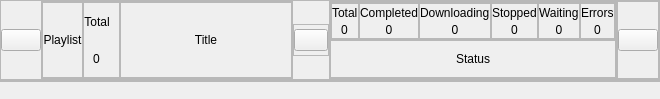
<?xml version="1.0" encoding="UTF-8"?>
<ui version="4.0">
 <class>MainWindow</class>
 <widget class="QMainWindow" name="MainWindow">
  <property name="geometry">
   <rect>
    <x>0</x>
    <y>0</y>
    <width>660</width>
    <height>99</height>
   </rect>
  </property>
  <property name="windowTitle">
   <string>MainWindow</string>
  </property>
  <widget class="QWidget" name="centralwidget">
   <property name="sizePolicy">
    <sizepolicy hsizetype="Preferred" vsizetype="Expanding">
     <horstretch>0</horstretch>
     <verstretch>0</verstretch>
    </sizepolicy>
   </property>
   <property name="styleSheet">
    <string notr="true"/>
   </property>
   <layout class="QVBoxLayout" name="verticalLayout">
    <property name="spacing">
     <number>0</number>
    </property>
    <property name="leftMargin">
     <number>0</number>
    </property>
    <property name="topMargin">
     <number>0</number>
    </property>
    <property name="rightMargin">
     <number>0</number>
    </property>
    <property name="bottomMargin">
     <number>0</number>
    </property>
    <item>
     <widget class="QFrame" name="frame_top">
      <property name="minimumSize">
       <size>
        <width>0</width>
        <height>80</height>
       </size>
      </property>
      <property name="frameShape">
       <enum>QFrame::StyledPanel</enum>
      </property>
      <property name="frameShadow">
       <enum>QFrame::Raised</enum>
      </property>
      <layout class="QHBoxLayout" name="horizontalLayout">
       <property name="spacing">
        <number>0</number>
       </property>
       <property name="leftMargin">
        <number>0</number>
       </property>
       <property name="topMargin">
        <number>0</number>
       </property>
       <property name="rightMargin">
        <number>0</number>
       </property>
       <property name="bottomMargin">
        <number>0</number>
       </property>
       <item>
        <widget class="QPushButton" name="buttonCloseParentItem">
         <property name="toolTip">
          <string>Remove from Download List</string>
         </property>
         <property name="text">
          <string/>
         </property>
         <property name="icon">
          <iconset resource="../icons.qrc">
           <normaloff>:/white icons/White icon/x.svg</normaloff>:/white icons/White icon/x.svg</iconset>
         </property>
        </widget>
       </item>
       <item>
        <widget class="QFrame" name="frame_title">
         <property name="sizePolicy">
          <sizepolicy hsizetype="Expanding" vsizetype="Preferred">
           <horstretch>0</horstretch>
           <verstretch>0</verstretch>
          </sizepolicy>
         </property>
         <property name="styleSheet">
          <string notr="true"/>
         </property>
         <property name="frameShape">
          <enum>QFrame::StyledPanel</enum>
         </property>
         <property name="frameShadow">
          <enum>QFrame::Raised</enum>
         </property>
         <layout class="QHBoxLayout" name="horizontalLayout_3">
          <property name="spacing">
           <number>0</number>
          </property>
          <property name="leftMargin">
           <number>0</number>
          </property>
          <property name="topMargin">
           <number>0</number>
          </property>
          <property name="rightMargin">
           <number>0</number>
          </property>
          <property name="bottomMargin">
           <number>0</number>
          </property>
          <item alignment="Qt::AlignLeft">
           <widget class="QFrame" name="frame_playlist">
            <property name="frameShape">
             <enum>QFrame::StyledPanel</enum>
            </property>
            <property name="frameShadow">
             <enum>QFrame::Raised</enum>
            </property>
            <layout class="QHBoxLayout" name="horizontalLayout_4">
             <property name="spacing">
              <number>0</number>
             </property>
             <property name="leftMargin">
              <number>0</number>
             </property>
             <property name="topMargin">
              <number>0</number>
             </property>
             <property name="rightMargin">
              <number>0</number>
             </property>
             <property name="bottomMargin">
              <number>0</number>
             </property>
             <item>
              <widget class="QLabel" name="labelTitlePlaylist">
               <property name="text">
                <string>Playlist</string>
               </property>
               <property name="alignment">
                <set>Qt::AlignCenter</set>
               </property>
              </widget>
             </item>
            </layout>
           </widget>
          </item>
          <item alignment="Qt::AlignLeft">
           <widget class="QFrame" name="frame_title_playlist__count">
            <property name="frameShape">
             <enum>QFrame::StyledPanel</enum>
            </property>
            <property name="frameShadow">
             <enum>QFrame::Raised</enum>
            </property>
            <layout class="QVBoxLayout" name="verticalLayout_2">
             <property name="spacing">
              <number>0</number>
             </property>
             <property name="leftMargin">
              <number>0</number>
             </property>
             <property name="topMargin">
              <number>0</number>
             </property>
             <property name="bottomMargin">
              <number>0</number>
             </property>
             <item alignment="Qt::AlignHCenter">
              <widget class="QLabel" name="label_3">
               <property name="text">
                <string>Total</string>
               </property>
               <property name="alignment">
                <set>Qt::AlignCenter</set>
               </property>
              </widget>
             </item>
             <item alignment="Qt::AlignHCenter">
              <widget class="QLabel" name="labelTitleTotalVideo">
               <property name="text">
                <string>0</string>
               </property>
               <property name="alignment">
                <set>Qt::AlignCenter</set>
               </property>
              </widget>
             </item>
            </layout>
           </widget>
          </item>
          <item>
           <widget class="QFrame" name="frame_title_title">
            <property name="sizePolicy">
             <sizepolicy hsizetype="Expanding" vsizetype="Preferred">
              <horstretch>0</horstretch>
              <verstretch>0</verstretch>
             </sizepolicy>
            </property>
            <property name="frameShape">
             <enum>QFrame::StyledPanel</enum>
            </property>
            <property name="frameShadow">
             <enum>QFrame::Raised</enum>
            </property>
            <layout class="QHBoxLayout" name="horizontalLayout_5">
             <property name="spacing">
              <number>0</number>
             </property>
             <property name="leftMargin">
              <number>0</number>
             </property>
             <property name="topMargin">
              <number>0</number>
             </property>
             <property name="rightMargin">
              <number>0</number>
             </property>
             <property name="bottomMargin">
              <number>0</number>
             </property>
             <item>
              <widget class="QLabel" name="labelTitle">
               <property name="text">
                <string>Title</string>
               </property>
               <property name="alignment">
                <set>Qt::AlignCenter</set>
               </property>
               <property name="wordWrap">
                <bool>true</bool>
               </property>
              </widget>
             </item>
            </layout>
           </widget>
          </item>
         </layout>
        </widget>
       </item>
       <item>
        <widget class="QFrame" name="frame_refresh_playlist">
         <property name="minimumSize">
          <size>
           <width>36</width>
           <height>32</height>
          </size>
         </property>
         <property name="maximumSize">
          <size>
           <width>36</width>
           <height>32</height>
          </size>
         </property>
         <property name="cursor">
          <cursorShape>PointingHandCursor</cursorShape>
         </property>
         <property name="frameShape">
          <enum>QFrame::StyledPanel</enum>
         </property>
         <property name="frameShadow">
          <enum>QFrame::Raised</enum>
         </property>
         <layout class="QHBoxLayout" name="horizontalLayout_2">
          <property name="spacing">
           <number>0</number>
          </property>
          <property name="leftMargin">
           <number>0</number>
          </property>
          <property name="topMargin">
           <number>0</number>
          </property>
          <property name="rightMargin">
           <number>0</number>
          </property>
          <property name="bottomMargin">
           <number>0</number>
          </property>
          <item>
           <widget class="QPushButton" name="buttonRefreshPlaylist">
            <property name="cursor">
             <cursorShape>PointingHandCursor</cursorShape>
            </property>
            <property name="toolTip">
             <string>Refresh playlist to get new content if video in the list has been updated.</string>
            </property>
            <property name="text">
             <string/>
            </property>
            <property name="icon">
             <iconset resource="../icons.qrc">
              <normaloff>:/white icons/White icon/refresh-ccw.svg</normaloff>:/white icons/White icon/refresh-ccw.svg</iconset>
            </property>
           </widget>
          </item>
         </layout>
        </widget>
       </item>
       <item>
        <widget class="QFrame" name="frame_parent_status">
         <property name="sizePolicy">
          <sizepolicy hsizetype="Expanding" vsizetype="Preferred">
           <horstretch>0</horstretch>
           <verstretch>0</verstretch>
          </sizepolicy>
         </property>
         <property name="styleSheet">
          <string notr="true"/>
         </property>
         <property name="frameShape">
          <enum>QFrame::StyledPanel</enum>
         </property>
         <property name="frameShadow">
          <enum>QFrame::Raised</enum>
         </property>
         <layout class="QVBoxLayout" name="verticalLayout_12">
          <property name="spacing">
           <number>0</number>
          </property>
          <property name="leftMargin">
           <number>0</number>
          </property>
          <property name="topMargin">
           <number>0</number>
          </property>
          <property name="rightMargin">
           <number>0</number>
          </property>
          <property name="bottomMargin">
           <number>0</number>
          </property>
          <item>
           <widget class="QFrame" name="frame_statusdetails">
            <property name="frameShape">
             <enum>QFrame::StyledPanel</enum>
            </property>
            <property name="frameShadow">
             <enum>QFrame::Raised</enum>
            </property>
            <layout class="QHBoxLayout" name="horizontalLayout_7">
             <property name="spacing">
              <number>0</number>
             </property>
             <property name="leftMargin">
              <number>0</number>
             </property>
             <property name="topMargin">
              <number>0</number>
             </property>
             <property name="rightMargin">
              <number>0</number>
             </property>
             <property name="bottomMargin">
              <number>0</number>
             </property>
             <item>
              <widget class="QFrame" name="frame_status_Total">
               <property name="frameShape">
                <enum>QFrame::StyledPanel</enum>
               </property>
               <property name="frameShadow">
                <enum>QFrame::Raised</enum>
               </property>
               <layout class="QVBoxLayout" name="verticalLayout_3">
                <property name="spacing">
                 <number>0</number>
                </property>
                <property name="leftMargin">
                 <number>0</number>
                </property>
                <property name="topMargin">
                 <number>0</number>
                </property>
                <property name="rightMargin">
                 <number>0</number>
                </property>
                <property name="bottomMargin">
                 <number>0</number>
                </property>
                <item alignment="Qt::AlignHCenter">
                 <widget class="QLabel" name="label">
                  <property name="text">
                   <string>Total</string>
                  </property>
                 </widget>
                </item>
                <item alignment="Qt::AlignHCenter">
                 <widget class="QLabel" name="textTotal">
                  <property name="text">
                   <string>0</string>
                  </property>
                 </widget>
                </item>
               </layout>
              </widget>
             </item>
             <item>
              <widget class="QFrame" name="frame_status_completed">
               <property name="frameShape">
                <enum>QFrame::StyledPanel</enum>
               </property>
               <property name="frameShadow">
                <enum>QFrame::Raised</enum>
               </property>
               <layout class="QVBoxLayout" name="verticalLayout_6">
                <property name="spacing">
                 <number>0</number>
                </property>
                <property name="leftMargin">
                 <number>0</number>
                </property>
                <property name="topMargin">
                 <number>0</number>
                </property>
                <property name="rightMargin">
                 <number>0</number>
                </property>
                <property name="bottomMargin">
                 <number>0</number>
                </property>
                <item alignment="Qt::AlignHCenter">
                 <widget class="QLabel" name="label_4">
                  <property name="text">
                   <string>Completed</string>
                  </property>
                 </widget>
                </item>
                <item>
                 <widget class="QLabel" name="textCompleted">
                  <property name="text">
                   <string>0</string>
                  </property>
                  <property name="alignment">
                   <set>Qt::AlignCenter</set>
                  </property>
                 </widget>
                </item>
               </layout>
              </widget>
             </item>
             <item>
              <widget class="QFrame" name="frame_status_downloading">
               <property name="frameShape">
                <enum>QFrame::StyledPanel</enum>
               </property>
               <property name="frameShadow">
                <enum>QFrame::Raised</enum>
               </property>
               <layout class="QVBoxLayout" name="verticalLayout_7">
                <property name="spacing">
                 <number>0</number>
                </property>
                <property name="leftMargin">
                 <number>0</number>
                </property>
                <property name="topMargin">
                 <number>0</number>
                </property>
                <property name="rightMargin">
                 <number>0</number>
                </property>
                <property name="bottomMargin">
                 <number>0</number>
                </property>
                <item alignment="Qt::AlignHCenter">
                 <widget class="QLabel" name="label_2">
                  <property name="text">
                   <string>Downloading</string>
                  </property>
                 </widget>
                </item>
                <item>
                 <widget class="QLabel" name="textDownloading">
                  <property name="text">
                   <string>0</string>
                  </property>
                  <property name="alignment">
                   <set>Qt::AlignCenter</set>
                  </property>
                 </widget>
                </item>
               </layout>
              </widget>
             </item>
             <item>
              <widget class="QFrame" name="frame_stopped">
               <property name="frameShape">
                <enum>QFrame::StyledPanel</enum>
               </property>
               <property name="frameShadow">
                <enum>QFrame::Raised</enum>
               </property>
               <layout class="QVBoxLayout" name="verticalLayout_8">
                <property name="spacing">
                 <number>0</number>
                </property>
                <property name="leftMargin">
                 <number>0</number>
                </property>
                <property name="topMargin">
                 <number>0</number>
                </property>
                <property name="rightMargin">
                 <number>0</number>
                </property>
                <property name="bottomMargin">
                 <number>0</number>
                </property>
                <item alignment="Qt::AlignHCenter">
                 <widget class="QLabel" name="label_5">
                  <property name="text">
                   <string>Stopped</string>
                  </property>
                 </widget>
                </item>
                <item>
                 <widget class="QLabel" name="textStopped">
                  <property name="text">
                   <string>0</string>
                  </property>
                  <property name="alignment">
                   <set>Qt::AlignCenter</set>
                  </property>
                 </widget>
                </item>
               </layout>
              </widget>
             </item>
             <item>
              <widget class="QFrame" name="frame_waiting">
               <property name="frameShape">
                <enum>QFrame::StyledPanel</enum>
               </property>
               <property name="frameShadow">
                <enum>QFrame::Raised</enum>
               </property>
               <layout class="QVBoxLayout" name="verticalLayout_9">
                <property name="spacing">
                 <number>0</number>
                </property>
                <property name="leftMargin">
                 <number>0</number>
                </property>
                <property name="topMargin">
                 <number>0</number>
                </property>
                <property name="rightMargin">
                 <number>0</number>
                </property>
                <property name="bottomMargin">
                 <number>0</number>
                </property>
                <item alignment="Qt::AlignHCenter">
                 <widget class="QLabel" name="label_7">
                  <property name="text">
                   <string>Waiting</string>
                  </property>
                 </widget>
                </item>
                <item>
                 <widget class="QLabel" name="textWaiting">
                  <property name="text">
                   <string>0</string>
                  </property>
                  <property name="alignment">
                   <set>Qt::AlignCenter</set>
                  </property>
                 </widget>
                </item>
               </layout>
              </widget>
             </item>
             <item>
              <widget class="QFrame" name="frame_error">
               <property name="frameShape">
                <enum>QFrame::StyledPanel</enum>
               </property>
               <property name="frameShadow">
                <enum>QFrame::Raised</enum>
               </property>
               <layout class="QVBoxLayout" name="verticalLayout_10">
                <property name="spacing">
                 <number>0</number>
                </property>
                <property name="leftMargin">
                 <number>0</number>
                </property>
                <property name="topMargin">
                 <number>0</number>
                </property>
                <property name="rightMargin">
                 <number>0</number>
                </property>
                <property name="bottomMargin">
                 <number>0</number>
                </property>
                <item alignment="Qt::AlignHCenter">
                 <widget class="QLabel" name="label_6">
                  <property name="text">
                   <string>Errors</string>
                  </property>
                 </widget>
                </item>
                <item>
                 <widget class="QLabel" name="textError">
                  <property name="text">
                   <string>0</string>
                  </property>
                  <property name="alignment">
                   <set>Qt::AlignCenter</set>
                  </property>
                 </widget>
                </item>
               </layout>
              </widget>
             </item>
            </layout>
           </widget>
          </item>
          <item>
           <widget class="QFrame" name="frame_status">
            <property name="frameShape">
             <enum>QFrame::StyledPanel</enum>
            </property>
            <property name="frameShadow">
             <enum>QFrame::Raised</enum>
            </property>
            <layout class="QVBoxLayout" name="verticalLayout_11">
             <property name="spacing">
              <number>0</number>
             </property>
             <property name="leftMargin">
              <number>0</number>
             </property>
             <property name="topMargin">
              <number>0</number>
             </property>
             <property name="rightMargin">
              <number>0</number>
             </property>
             <property name="bottomMargin">
              <number>0</number>
             </property>
             <item>
              <widget class="QLabel" name="labelParentStatus">
               <property name="text">
                <string>Status</string>
               </property>
               <property name="alignment">
                <set>Qt::AlignCenter</set>
               </property>
               <property name="wordWrap">
                <bool>true</bool>
               </property>
              </widget>
             </item>
            </layout>
           </widget>
          </item>
         </layout>
        </widget>
       </item>
       <item alignment="Qt::AlignRight">
        <widget class="QFrame" name="frame_show_hide">
         <property name="frameShape">
          <enum>QFrame::StyledPanel</enum>
         </property>
         <property name="frameShadow">
          <enum>QFrame::Raised</enum>
         </property>
         <layout class="QVBoxLayout" name="verticalLayout_4">
          <property name="spacing">
           <number>0</number>
          </property>
          <property name="leftMargin">
           <number>0</number>
          </property>
          <property name="topMargin">
           <number>0</number>
          </property>
          <property name="rightMargin">
           <number>0</number>
          </property>
          <property name="bottomMargin">
           <number>0</number>
          </property>
          <item>
           <widget class="QPushButton" name="buttonShowHideDetails">
            <property name="text">
             <string/>
            </property>
            <property name="icon">
             <iconset resource="../icons.qrc">
              <normaloff>:/white icons/White icon/chevron-up.svg</normaloff>:/white icons/White icon/chevron-up.svg</iconset>
            </property>
            <property name="iconSize">
             <size>
              <width>20</width>
              <height>20</height>
             </size>
            </property>
           </widget>
          </item>
         </layout>
        </widget>
       </item>
      </layout>
     </widget>
    </item>
    <item alignment="Qt::AlignTop">
     <widget class="QFrame" name="frame_parent">
      <property name="sizePolicy">
       <sizepolicy hsizetype="Preferred" vsizetype="Expanding">
        <horstretch>0</horstretch>
        <verstretch>0</verstretch>
       </sizepolicy>
      </property>
      <property name="minimumSize">
       <size>
        <width>0</width>
        <height>0</height>
       </size>
      </property>
      <property name="styleSheet">
       <string notr="true"/>
      </property>
      <property name="frameShape">
       <enum>QFrame::StyledPanel</enum>
      </property>
      <property name="frameShadow">
       <enum>QFrame::Raised</enum>
      </property>
      <layout class="QVBoxLayout" name="verticalLayout_5">
       <property name="spacing">
        <number>0</number>
       </property>
       <property name="leftMargin">
        <number>0</number>
       </property>
       <property name="topMargin">
        <number>0</number>
       </property>
       <property name="rightMargin">
        <number>0</number>
       </property>
       <property name="bottomMargin">
        <number>0</number>
       </property>
      </layout>
     </widget>
    </item>
   </layout>
  </widget>
 </widget>
 <resources>
  <include location="../icons.qrc"/>
 </resources>
 <connections/>
</ui>
